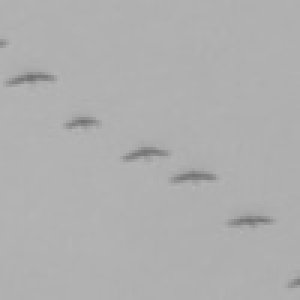
#> input picture lab5/fotki/bird_miniatures/E0089_TR0005_OB2257_T01_M13.jpg, 100 x 100 px (shown 3 times larger); its folder holds only this picture in this run
$ python zad2.py
#> lines starting #> are read from the running program, lines starting #| are printed output that depends on the picture; after the words box and inside, x2 and y2 are one past the last pixel; in counts of white or black regions, pixels touching at a corner belong together
# zadanie 2: opencv licznik ptakow
# metoda: skala szarosci + adaptacyjny prog + kontury

import cv2
import numpy as np
import os
import math

bird_dir = 'fotki/bird_miniatures/'
output_dir = 'wyniki2'


def zrob_montaz_wykryc(wykrycia, zapis_sciezka):
    if not wykrycia:
        return

    kolumny = 4
    mini_w = 170
    mini_h = 170
    naglowek_h = 45
    podpis_h = 22
    margines = 10

    wiersze = math.ceil(len(wykrycia) / kolumny)
    szerokosc = margines + kolumny * (mini_w + margines)
    wysokosc = naglowek_h + margines + wiersze * (mini_h + podpis_h + margines)

    montaz = np.full((wysokosc, szerokosc, 3), 230, dtype=np.uint8)
    cv2.putText(montaz, 'wyniki opencv - czerwone ramki = wykryte ptaki',
                (12, 30), cv2.FONT_HERSHEY_SIMPLEX, 0.65, (40, 40, 40), 2, cv2.LINE_AA)

    for i, (podglad, etykieta) in enumerate(wykrycia):
        rzad = i // kolumny
        kol = i % kolumny
        x = margines + kol * (mini_w + margines)
        y = naglowek_h + margines + rzad * (mini_h + podpis_h + margines)

        miniatura = cv2.resize(podglad, (mini_w, mini_h), interpolation=cv2.INTER_AREA)
        montaz[y:y + mini_h, x:x + mini_w] = miniatura
        cv2.putText(montaz, etykieta, (x, y + mini_h + 15),
                    cv2.FONT_HERSHEY_SIMPLEX, 0.42, (35, 35, 35), 1, cv2.LINE_AA)

    cv2.imwrite(zapis_sciezka, montaz)

def licz_ptaki(sciezka):
    img = cv2.imread(sciezka)
#> img is the input picture: shape (100, 100, 3); min 112, max 181, mean 175.2
    gray = cv2.cvtColor(img, cv2.COLOR_BGR2GRAY)

    # clahe poprawia kontrast
    clahe = cv2.createCLAHE(clipLimit=2.0, tileGridSize=(4, 4))
    gray = clahe.apply(gray)

    # jakis adaptacyjny prog bo lepszy od globalnego bo tlo jest niejednorodne
    # inv bo ptaki ciemne na jasnym tle wiec odwracamy
    binary = cv2.adaptiveThreshold(gray, 255, cv2.ADAPTIVE_THRESH_GAUSSIAN_C, cv2.THRESH_BINARY_INV, 11, 5)
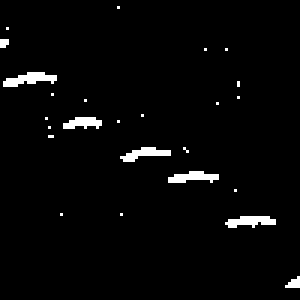
#> binary: shape (100, 100) (shown 3 times larger); 2.6% white in thin lines or dots

    # usun pojedyncze piksele szumu
    costam_do_morpha = np.ones((2, 2), np.uint8)
    binary = cv2.morphologyEx(binary, cv2.MORPH_OPEN, costam_do_morpha)
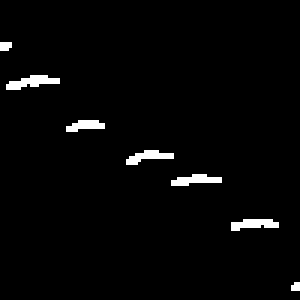
#> binary: shape (100, 100) (shown 3 times larger); 2.3% white in thin lines or dots, all inside (x1, y1, x2, y2) = (0, 14, 100, 97)

    # znajdz kontury
    contours, _ = cv2.findContours(binary, cv2.RETR_EXTERNAL, cv2.CHAIN_APPROX_SIMPLE)
#> contours = 7 contours, 2 with area under 20; largest, box (x1, y1, x2, y2) and area: (2, 25, 20, 30) 32, (77, 73, 93, 77) 26, (57, 58, 74, 62) 25, (42, 50, 58, 55) 25, (22, 40, 35, 44) 21

    # filtruj po powierzchni ptaki maja 5-200 pikseli
    ptaki = [c for c in contours if 5 <= cv2.contourArea(c) <= 200]
#> ptaki = 6 contours, 1 with area under 20; largest, box (x1, y1, x2, y2) and area: (2, 25, 20, 30) 32, (77, 73, 93, 77) 26, (57, 58, 74, 62) 25, (42, 50, 58, 55) 25, (22, 40, 35, 44) 21

    podglad = img.copy()
    for kontur in ptaki:
        x, y, w, h = cv2.boundingRect(kontur)
        cv2.rectangle(podglad, (x, y), (x + w, y + h), (0, 0, 255), 1)
#> this loop made 6 passes
#> (x, y, w, h) on passes 1 to 6: (77, 73, 16, 4), (57, 58, 17, 4), (42, 50, 16, 5), (22, 40, 13, 4), (2, 25, 18, 5), (0, 14, 4, 3)
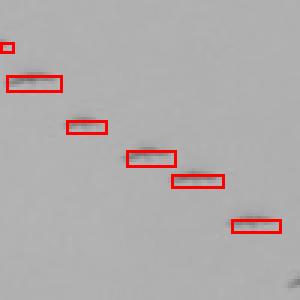
#> podglad: shape (100, 100, 3) (shown 3 times larger); 2.18% of pixels changed, all inside (x1, y1, x2, y2) = (0, 14, 94, 78)

    return len(ptaki), podglad

# przetwarzanie wszystkich obrazow
pliki = sorted(os.listdir(bird_dir))
os.makedirs(output_dir, exist_ok=True)

linie = []
wykrycia = []

linia_start = "liczenie ptakow na obrazach:"
print(linia_start)
linie.append(linia_start)

for plik in pliki:
    sciezka = os.path.join(bird_dir, plik)
    liczba, podglad = licz_ptaki(sciezka)
#> liczba = 6

    linia = f"{plik}: {liczba} ptakow"
    print(linia)
#| E0089_TR0005_OB2257_T01_M13.jpg: 6 ptakow
    linie.append(linia)

    skrot = plik.split('_')[0]
    wykrycia.append((podglad, f"{skrot}: {liczba} ptakow"))

with open(os.path.join(output_dir, 'wyniki.txt'), 'w', encoding='utf-8') as f:
    f.write("\n".join(linie) + "\n")

zrob_montaz_wykryc(wykrycia, os.path.join(output_dir, 'wykrycia.jpg'))
#> in zrob_montaz_wykryc, `wiersze = math.ceil(len(wykrycia) / kolumny)`: wiersze = 1
#> in zrob_montaz_wykryc, `wysokosc = naglowek_h + margines + wiersze * (mini_h + podpis_h + marg..`: wysokosc = 257
#> in zrob_montaz_wykryc, `montaz = np.full((wysokosc, szerokosc, 3), 230, dtype=np.uint8)`: montaz: shape (257, 730, 3); every value is 230
#> in zrob_montaz_wykryc, `cv2.putText(montaz, 'wyniki opencv - czerwone ramki = wykryte ptaki', ..`:
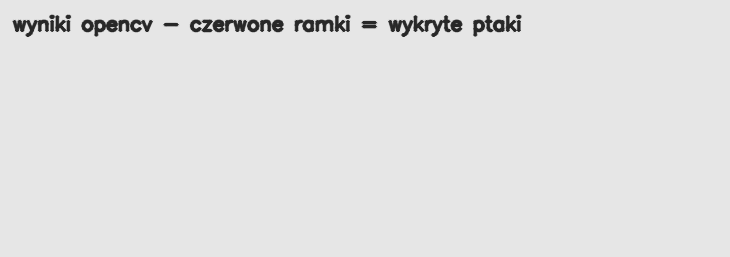
#> montaz: shape (257, 730, 3); min 40, max 230, mean 226.3
#> the loop in zrob_montaz_wykryc, `for i, (podglad, etykieta) in enumerate(wykrycia):` made 1 pass
#> (etykieta, rzad, kol, x, y) on pass 1: ('E0089: 6 ptakow', 0, 0, 10, 55)
#> after the loop in zrob_montaz_wykryc, `for i, (podglad, etykieta) in enumerate(wykrycia):`:
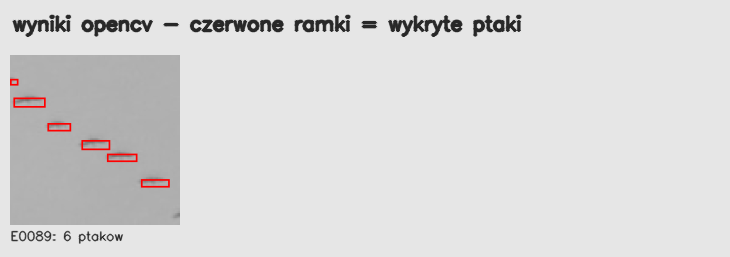
#> montaz: shape (257, 730, 3); 15.82% of pixels changed, all inside (x1, y1, x2, y2) = (10, 55, 180, 244); drawn as B, G, R

$ run again, on lab5/fotki/bird_miniatures/E0418_TR0000_OB1797_T01_M04.jpg
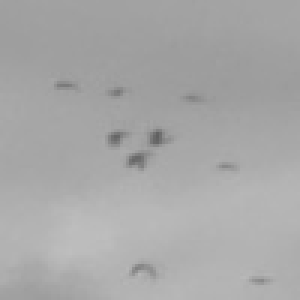
#> input picture lab5/fotki/bird_miniatures/E0418_TR0000_OB1797_T01_M04.jpg, 100 x 100 px (shown 3 times larger)
#> in licz_ptaki, img is the input picture: shape (100, 100, 3); min 96, max 190, mean 167.9
#> in licz_ptaki, `binary = cv2.morphologyEx(binary, cv2.MORPH_OPEN, costam_do_morpha)`:
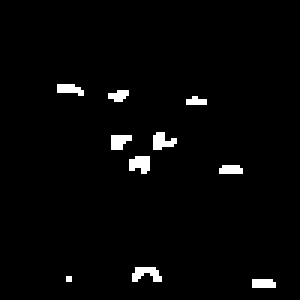
#> binary: shape (100, 100) (shown 3 times larger); 2.3% white; 10 white regions (2 under 20 px)
#> contours = 10 contours, 8 with area under 20; largest, box (x1, y1, x2, y2) and area: (43, 52, 50, 58) 22, (44, 89, 54, 94) 20
#> ptaki = 9 contours, 7 with area under 20; largest, box (x1, y1, x2, y2) and area: (43, 52, 50, 58) 22, (44, 89, 54, 94) 20
#> the loop in licz_ptaki, `for kontur in ptaki:` made 9 passes
#> (x, y, w, h) on passes 1 to 8: (84, 93, 8, 3), (44, 89, 10, 5), (73, 55, 8, 3), (43, 52, 7, 6), (37, 45, 7, 5), (51, 44, 8, 6), (62, 32, 7, 3), (36, 30, 7, 4)
#> liczba = 9
#| E0418_TR0000_OB1797_T01_M04.jpg: 9 ptakow
#> wiersze = 1
#> wysokosc = 257
#> the loop in zrob_montaz_wykryc, `for i, (podglad, etykieta) in enumerate(wykrycia):` made 1 pass
#> (etykieta, rzad, kol, x, y) on pass 1: ('E0418: 9 ptakow', 0, 0, 10, 55)
#> after the loop in zrob_montaz_wykryc, `for i, (podglad, etykieta) in enumerate(wykrycia):`:
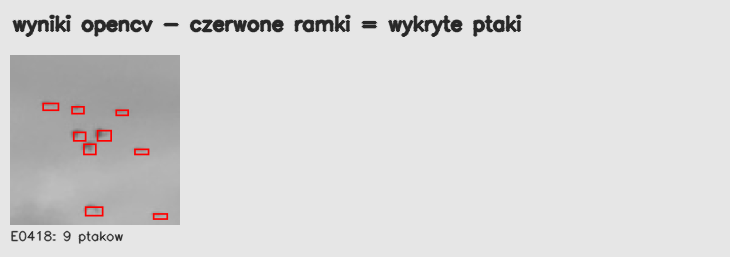
#> montaz: shape (257, 730, 3); mean of channels 0, 1, 2 215.9, 215.9, 216.7; drawn as B, G, R
